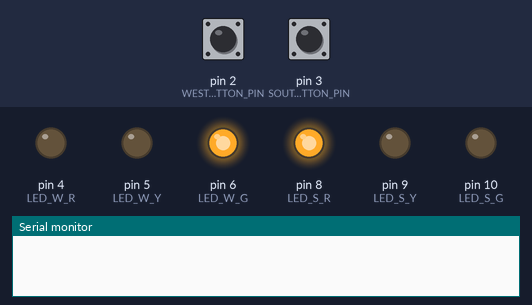
The sketch below on a simulated Arduino Uno, built with avr-gcc and run on an emulated ATmega328P. Shown: output pins drawn as LEDs (lit = HIGH), the last lines printed to the serial monitor. The test bench sets the inputs (shaded band); at power-on: pin 2 (WEST_BUTTON_PIN) HIGH, pin 3 (SOUTH_BUTTON_PIN) HIGH.

Above: at 1.0 s.
At 3.0 s:
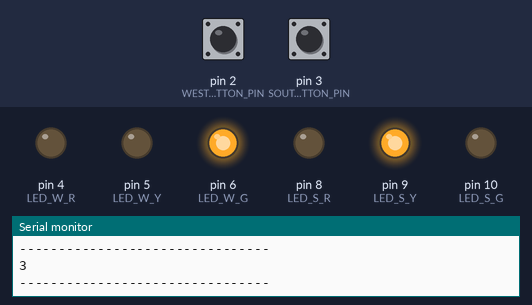
At 5.0 s:
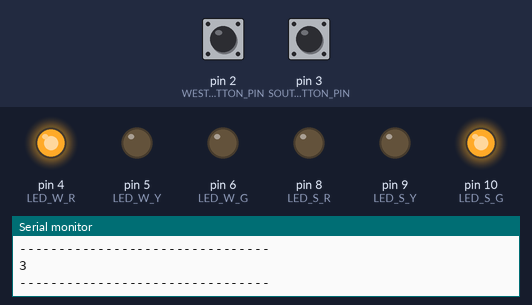
At 7.1 s:
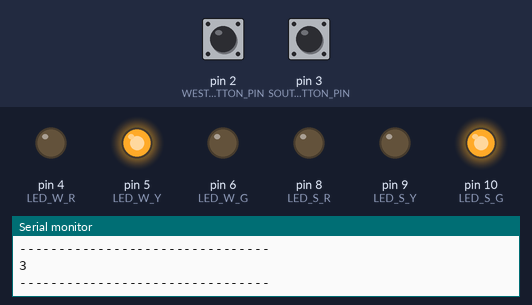
Timing chart, 0 to 10.6 s (numbered marks = the images above):
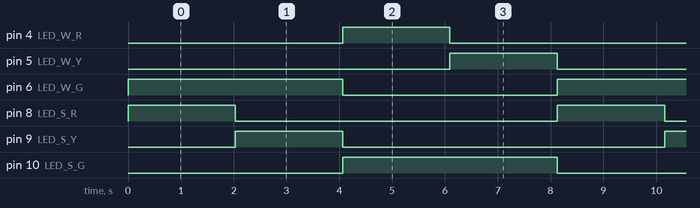

The sketch:

ITC_Assignment_05.ino
```cpp
#define LED_W_R 4
#define LED_W_Y 5
#define LED_W_G 6
#define WEST_BUTTON_PIN 2

#define LED_S_R 8
#define LED_S_Y 9
#define LED_S_G 10
#define SOUTH_BUTTON_PIN 3

#define goW 0 //เดิม 0
#define waitW 1
#define goS 2
#define waitS 3

struct State {
  unsigned long ST_Out; // 6-bit pattern to street output
  unsigned long Time; // delay in ms units
  unsigned long Next[4]; // next state for inputs 0,1,2,3
};

typedef const struct State SType;

SType FSM[4]={
  {B00001100,2000,{goW,goW,waitW,waitW}},  //west คือ green , south คือ red เดิม delay 2000
  {B00010100,2000,{goS,goS,goS,goS}}, // west คือ green , south คือ yellow เดิม delay 300
  {B00100001,2000,{goS,waitS,goS,waitS}}, // west คือ red , south คือ green เดิม delay 2000
  {B00100010,2000,{goW,goW,goW,goW}} //west คือ yellow , south คือ green เดิม delay 300

  };

unsigned long S=0;  // index to the current state

void setup() {

  pinMode(LED_W_R, OUTPUT);
  pinMode(LED_W_Y, OUTPUT);
  pinMode(LED_W_G, OUTPUT);
  pinMode(WEST_BUTTON_PIN, INPUT_PULLUP);  //INPUT

  pinMode(LED_S_R, OUTPUT);
  pinMode(LED_S_Y, OUTPUT);
  pinMode(LED_S_G, OUTPUT);
  pinMode(SOUTH_BUTTON_PIN, INPUT_PULLUP); //INPUT
  Serial.begin(9600);
}

int input,input1, input2;

void loop() {
  digitalWrite(LED_W_R, FSM[S].ST_Out & B00000001);
  digitalWrite(LED_W_Y, FSM[S].ST_Out & B00000010);
  digitalWrite(LED_W_G, FSM[S].ST_Out & B00000100);

  digitalWrite(LED_S_R, FSM[S].ST_Out & B00001000);
  digitalWrite(LED_S_Y, FSM[S].ST_Out & B00010000); //& B00010000
  digitalWrite(LED_S_G, FSM[S].ST_Out & B00100000);

  delay(FSM[S].Time);

  input1 = digitalRead(WEST_BUTTON_PIN);
  input2 = digitalRead(SOUTH_BUTTON_PIN);

  Serial.print("input1 = ");
  Serial.println(input1);
  Serial.print("input2 = ");
  Serial.println(input2);
  Serial.println("--------------------------------");
  input = input2*2+input1; // input2*2+input1;
   Serial.println(input);
  Serial.println("--------------------------------");
  S = FSM[S].Next[input];
}
```

Measured:
- by itself, pin 4 (LED_W_R), pin 5 (LED_W_Y), pin 8 (LED_S_R), pin 9 (LED_S_Y): alternates HIGH for 2.0 s and LOW for 6.1 s
- by itself, pin 6 (LED_W_G), pin 10 (LED_S_G): alternates HIGH for 4.1 s and LOW for 4.1 s
- by itself, everything shown: repeats every 8.1 s, in 4 steps
